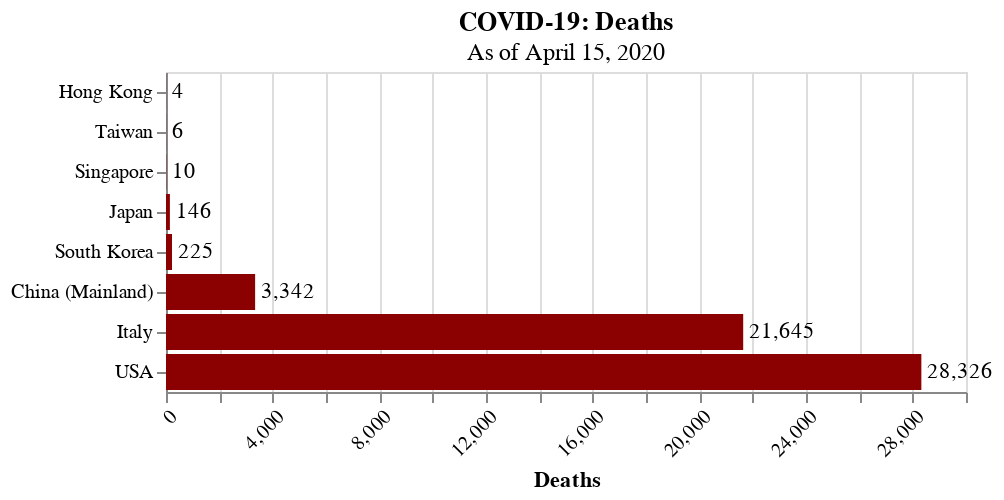

The cell this chart's notebook holds for it:
### Code cell
# Total Deaths
data = pd.DataFrame(list(zip(names, deaths)), columns=['Region', 'Deaths'])

bars = alt.Chart(data).mark_bar().encode(
    x="Deaths:Q",
    y=alt.Y("Region:O", sort='x')
).properties(
    title={
        "text":'COVID-19: Deaths',
        "subtitle":'As of ' + as_of_date.strftime("%B %d, %Y")
    }
)

text = bars.mark_text(
    align='left',
    baseline='middle',
    dx=3
).encode(
    text=(
        alt.Text("Deaths:Q", format=",")
    )
)

alt.layer(bars, text).configure_axisX(
    labelAngle=-45
).configure_axisY(
    title=None
).configure_bar(
    color='darkred'
)

### Figure 1 — Vega-Lite specification as saved in the notebook (floating-point values rounded to 4 significant figures)
{"config": {"view": {"continuousWidth": 400, "continuousHeight": 300}, "axisX": {"labelAngle": -45}, "axisY": {"title": null}, "bar": {"color": "darkred"}}, "layer": [{"mark": "bar", "encoding": {"x": {"type": "quantitative", "field": "Deaths"}, "y": {"type": "ordinal", "field": "Region", "sort": "x"}}, "title": {"text": "COVID-19: Deaths", "subtitle": "As of April 15, 2020"}}, {"mark": {"type": "text", "align": "left", "baseline": "middle", "dx": 3}, "encoding": {"text": {"type": "quantitative", "field": "Deaths", "format": ","}, "x": {"type": "quantitative", "field": "Deaths"}, "y": {"type": "ordinal", "field": "Region", "sort": "x"}}, "title": {"text": "COVID-19: Deaths", "subtitle": "As of April 15, 2020"}}], "data": {"name": "data-f26741b380b095fb706a695a235b2f68"}, "$schema": "https://vega.github.io/schema/vega-lite/v4.8.1.json", "datasets": {"data-f26741b380b095fb706a695a235b2f68": [{"Region": "Taiwan", "Deaths": 6}, {"Region": "Singapore", "Deaths": 10}, {"Region": "Hong Kong", "Deaths": 4}, {"Region": "South Korea", "Deaths": 225}, {"Region": "Japan", "Deaths": 146}, {"Region": "China (Mainland)", "Deaths": 3342}, {"Region": "USA", "Deaths": 28326}, {"Region": "Italy", "Deaths": 21645}]}}
